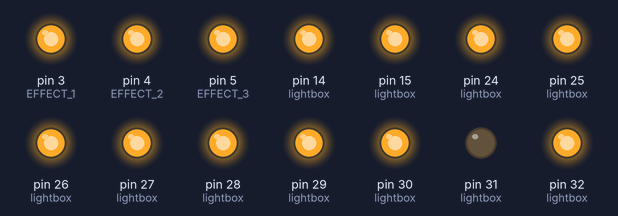
The sketch below on a simulated Arduino Mega 2560, built with avr-gcc and run on an emulated ATmega2560. On the bench: output pins drawn as LEDs (lit = HIGH).

Above: at 0.15 s.
Timing chart, 0 to 1.8 s (numbered marks = the images above):
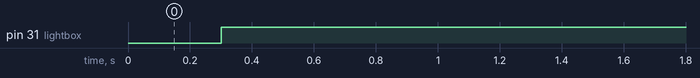

The sketch:

channel_floor_lights.ino
```cpp
/*
This program is used to control 32 light boxes on the floor.

 state:
 buttonstate:
 0---- not pressed
 1---- pressed

 for switch, 0 ----- pressed
 1 ------ not pressed

 for lightbox
 low -------- on
 high --------off

 by whh.
 2015/2/8

 */
#include "pin_def.h"
#include "arduino_debug.h"

#define hint_time 300


#define DEBUG 1
int i,j,t;
int in_signal;
int buttonState[4][8] =
{
	0,0,0,0,0,0,0,0,
	0,0,0,0,0,0,0,0,
	0,0,0,0,0,0,0,0,
	0,0,0,0,0,0,0,0
};         // variable for reading the pushbutton status
int right_State[4][8] =
{
	0,0,1,0,1,1,0,0,
	1,0,0,1,1,0,1,1,
	0,0,1,0,1,1,0,0,
	1,0,0,1,0,0,1,1
};         // variable for reading the pushbutton status

int key[15]= {9,3,12,13,5,6,15,16,32,31,22,21,28,19,25};
int right_order[15];
void floor_light_init(void)
{
	for ( i =0; i < 4; i++)
		{
			for ( j = 0; j<8 ; j++)
				LIGHTOFF(lightbox[i][j]);
		}
	DH(EFFECT_1);
	DH(EFFECT_2);
	DH(EFFECT_3);
}


static void light_right_effect(void)
{
	DL(EFFECT_1);
	DL(EFFECT_2);
	DL(EFFECT_3);
}
static void light_wrong_effect(void)
{
	DL(EFFECT_1);
	DH(EFFECT_2);
	DL(EFFECT_3);
}

static void open_next_door(void)
{
	DL(EFFECT_1);
	DH(EFFECT_2);
	DH(EFFECT_3);
}

// the setup routine runs once when you press reset:
void setup()
{
	Serial.begin(9600);
	// initialize the digital pin as an output.
	for ( i =0; i < 4; i++)
		{
			for ( j = 0; j<8 ; j++)
				pinMode(lightbox[i][j], OUTPUT);
		}

	pinMode(EFFECT_1, OUTPUT);
	pinMode(EFFECT_2, OUTPUT);
	pinMode(EFFECT_3, OUTPUT);
	floor_light_init();

}

static void read_buttons(void)
{
	int tmp=0,tmp_prev=0;
	for (i=0 ; i<2; i++)
		{
			for (j=0; j<8; j++)
				{
					tmp=analogRead(floor_switch[i][j]);
					if (tmp<100)
						{
							buttonState[i][j]=1;
							digitalWrite(lightbox[i][j],LOW);
							if (buttonState[i][j]==right_State[i][j]&&(i*8+j+1)==key[t])
								{
									right_order[t]=1;
									t++;
								}
							else
								{
									light_wrong_effect();
									t=0;
								}
						}
					else
						{
							buttonState[i][j]=0;
							digitalWrite(lightbox[i][j],HIGH);
						}
				}
		}
	for (i=2 ; i<4; i++)
		{
			for (j=0; j<8; j++)
				{
					if (digitalRead(floor_switch[i][j])==0)
						{
							buttonState[i][j]=1;
							digitalWrite(lightbox[i][j],LOW);
							if (buttonState[i][j]==right_State[i][j]&&(i*8+j+1)==key[t])
								{
									right_order[t]=1;
									t++;
								}
							else
								{
									light_wrong_effect();
									hint();
									t=0;
								}
						}
					else
						{
							buttonState[i][j]=0;
							digitalWrite(lightbox[i][j],HIGH);
						}

				}
		}

}

// the loop routine runs over and over again forever:
void loop()
{
	floor_light_init();
	t=0;
re_hint:
	hint();
	while(1)
		{
			read_buttons();
			if (t==15)
				{
					light_right_effect();
					open_next_door();
					while(1);
				}
		}
	goto re_hint;
}

static void hint()
{
	int i,j,tmp1;
	for (i=0 ,tmp1=0; i<4; i++)
		for (j=0 ; j<8; i++)
			{
				if((i*8+j+1) == key[tmp1])
					{
						LIGHTON(lightbox[i][j]);
						delay(hint_time);
						LIGHTOFF(lightbox[i][j]);
						tmp1++;
					}
			}
}
```

arduino_debug.h
```cpp
#define S(n) Serial.print(n)
#define Sln(nn) Serial.println(nn)
#define enter() S("enter function\t");Sln(__FUNCTION__)
#define DH(n1)	digitalWrite(n1,HIGH)
#define DL(n2)	digitalWrite(n2,LOW)
#define LIGHTOFF(n3)	DH(n3)
#define LIGHTON(n4)		DL(n4)
```

pin_def.h
```cpp
#include <Arduino.h>
unsigned char lightbox[4][8]=
{
	{
		15,14,37,36,35,34,33,32
	}
	,{
		31,30,29,28,27,26,25,24
	}
	,{
		53,52,51,50,49,48,47,46
	}
	,{
		45,44,43,42,41,40,39,38
	}
};
unsigned char floor_switch[4][8]=
{
	{
		A15,A14,A13,A12,A11,A10,A9,A8
	}
	,{
		A7,A6,A5,A4,A3,A2,A1,A0
	}
	,{
		23,22,21,20,19,18,17,16
	}
	,{
		6,7,8,9,10,11,12,13
	}
};


unsigned char hint_lights[]= {lightbox[1][0],lightbox[0][2],lightbox[1][3],lightbox[1][4],
                              lightbox[0][4],lightbox[0][5],lightbox[1][6],lightbox[1][7],
                              lightbox[3][7],lightbox[3][6],lightbox[2][5],lightbox[2][4],
                              lightbox[3][3],lightbox[2][2],lightbox[3][0]
                             };

#define EFFECT_1         (3)
#define EFFECT_2         (4)
#define EFFECT_3         (5)
```

Measured:
- by itself, pin 31 (lightbox): LOW → HIGH at 0.30 s
